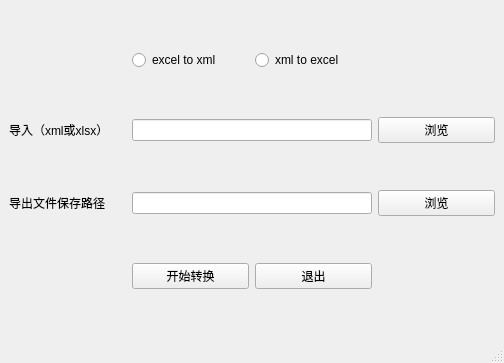
<?xml version="1.0" encoding="UTF-8"?>
<ui version="4.0">
 <class>MainWindow</class>
 <widget class="QMainWindow" name="MainWindow">
  <property name="geometry">
   <rect>
    <x>0</x>
    <y>0</y>
    <width>504</width>
    <height>363</height>
   </rect>
  </property>
  <property name="minimumSize">
   <size>
    <width>400</width>
    <height>300</height>
   </size>
  </property>
  <property name="windowTitle">
   <string>TestLink测试用例转换工具</string>
  </property>
  <widget class="QWidget" name="centralwidget">
   <layout class="QGridLayout" name="gridLayout">
    <item row="1" column="3">
     <widget class="QPushButton" name="excel_path_button">
      <property name="text">
       <string>浏览</string>
      </property>
     </widget>
    </item>
    <item row="2" column="1" colspan="2">
     <widget class="QLineEdit" name="xml_path_edit"/>
    </item>
    <item row="2" column="3">
     <widget class="QPushButton" name="xml_path_button">
      <property name="text">
       <string>浏览</string>
      </property>
     </widget>
    </item>
    <item row="0" column="1">
     <widget class="QRadioButton" name="excel_to_xml">
      <property name="text">
       <string>excel to xml</string>
      </property>
     </widget>
    </item>
    <item row="0" column="2">
     <widget class="QRadioButton" name="xml_to_excel">
      <property name="text">
       <string>xml to excel</string>
      </property>
     </widget>
    </item>
    <item row="1" column="1" colspan="2">
     <widget class="QLineEdit" name="excel_path_edit"/>
    </item>
    <item row="2" column="0">
     <widget class="QLabel" name="xml_path_label">
      <property name="text">
       <string>导出文件保存路径</string>
      </property>
     </widget>
    </item>
    <item row="3" column="2">
     <widget class="QPushButton" name="exit">
      <property name="text">
       <string>退出</string>
      </property>
     </widget>
    </item>
    <item row="3" column="1">
     <widget class="QPushButton" name="start_convert">
      <property name="text">
       <string>开始转换</string>
      </property>
     </widget>
    </item>
    <item row="1" column="0">
     <widget class="QLabel" name="excel_path_label">
      <property name="text">
       <string>导入（xml或xlsx）</string>
      </property>
     </widget>
    </item>
   </layout>
  </widget>
  <widget class="QMenuBar" name="menubar">
   <property name="geometry">
    <rect>
     <x>0</x>
     <y>0</y>
     <width>504</width>
     <height>23</height>
    </rect>
   </property>
  </widget>
  <widget class="QStatusBar" name="statusbar"/>
 </widget>
 <resources/>
 <connections/>
</ui>
